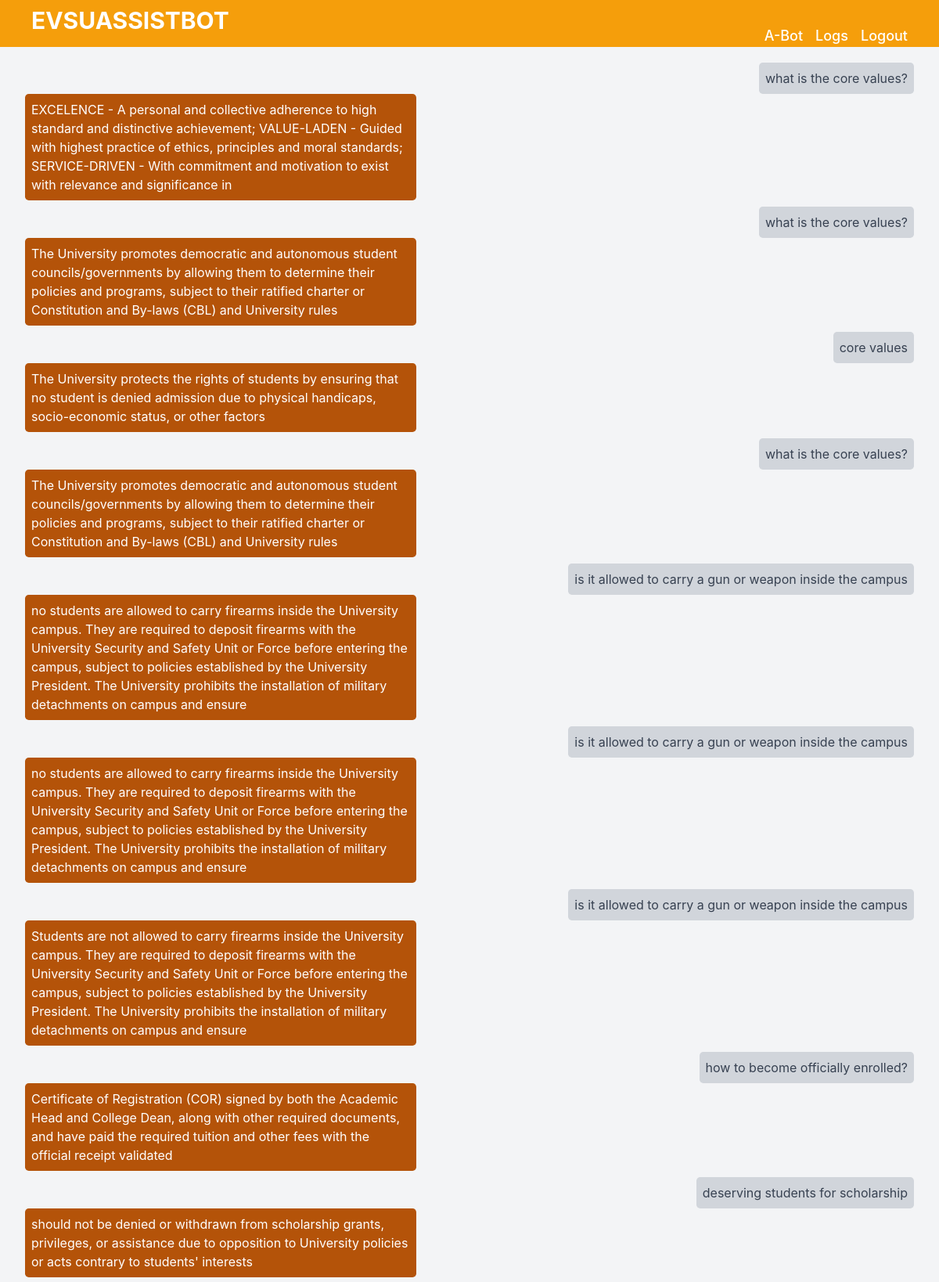
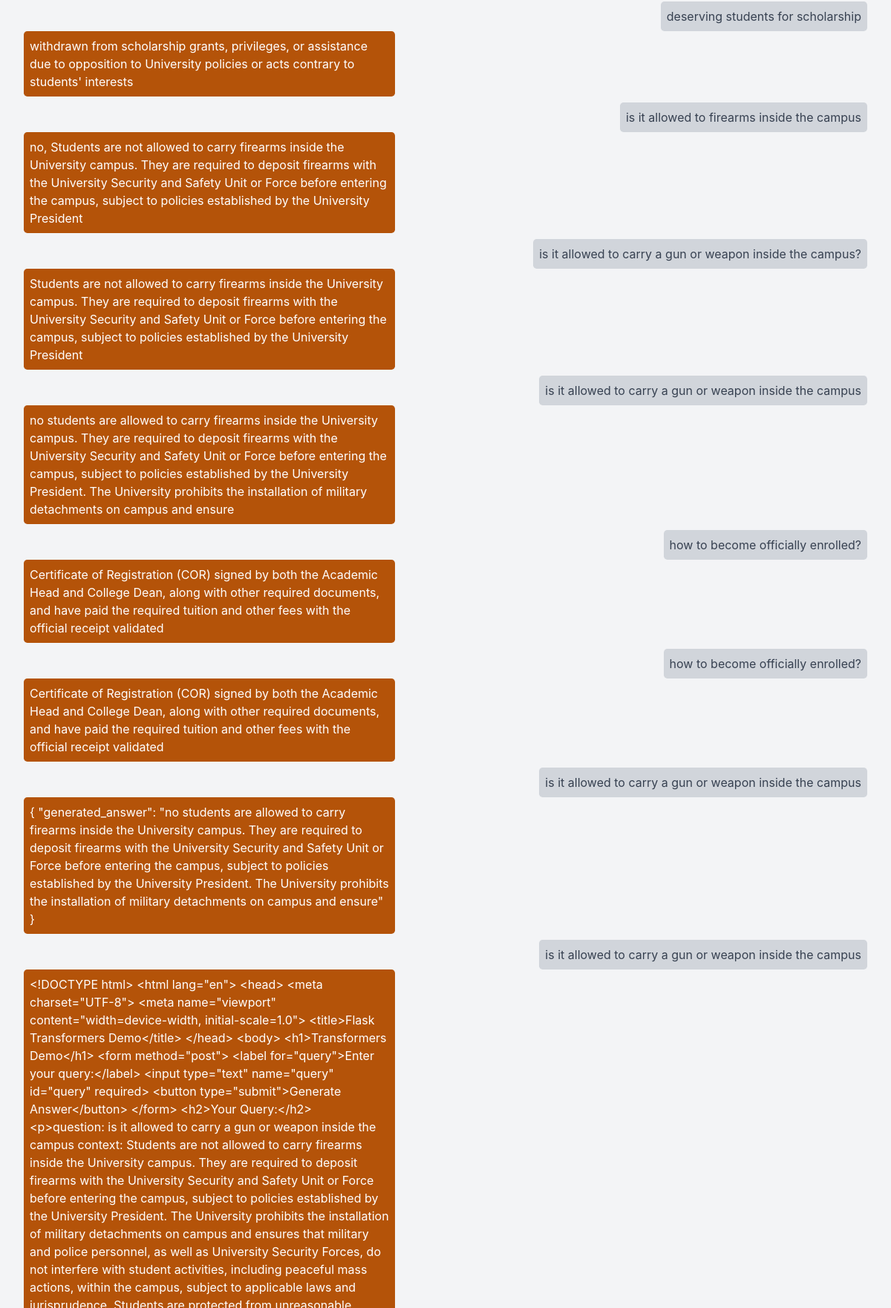
Screenshot of /log/ (signed in, upper part) with the database file from the repository (2 pictures, top to bottom).
### bot/models.py (models this page shows, shortened)
class Log(models.Model):
    bot = models.CharField(max_length=2000)
    question = models.CharField(max_length=1000)
    created_at = models.DateTimeField(auto_now_add=True)
    user = models.ForeignKey(
      settings.AUTH_USER_MODEL,
      on_delete=models.CASCADE,
    )
    class Meta:
        ordering = ('-created_at',)

### bot/views.py (the view)
# urls.py: path('log/', views.log, name='log'),
def log(request):
    if request.user.is_authenticated and request.user.is_active:
        user = request.user.id
        messages = Log.objects.filter(user=user)
        return render(request, "log.html", {'conv': messages})
    else:
        return redirect('login')

### templates/log.html (shortened to what this page needs)
{% extends 'base.html' %}
{% block content %}
<div id="chat-container" class="flex-1 px-8 py-3 mt-16">
    <div class="flex flex-col mb-2">
        {% for item in conv %}
        <div class="flex items-end justify-end">
            <div class=" message-container bg-gray-300 text-gray-700 p-2 rounded-lg" data-content="{{ message.question }}" style="max-width: 500px;">
                <p>{{ item.question }}</p>
            </div>
        </div>
        <div class="flex items-start mb-2">
            <div class="bg-amber-700 text-white p-2 rounded-lg " style="max-width: 500px;">
                <p>{{ item.bot }}</p>
            </div>
        </div>
        {% endfor %}
    </div>
</div>
{% endblock %}

### templates/base.html (shortened to what this page needs)
<!DOCTYPE html>
<html lang="en">
    {% load static %}
<head>
    <script src="https://cdn.tailwindcss.com"></script>
    <link rel="stylesheet" href="https://cdnjs.cloudflare.com/ajax/libs/font-awesome/5.15.3/css/all.min.css"/>
    <link rel="stylesheet" href="https://cdnjs.cloudflare.com/ajax/libs/animate.css/4.1.1/animate.min.css">
    <link href="/static/css/bootstrap.min.css" rel="stylesheet"/>
</head>
<body class="bg-gray-100 h-screen">
    <header class="topbar-nav">
        <nav class="navbar-expand fixed-top">
            <div class="flex justify-between space-y-8 bg-amber-500">
                <div class="pl-10 pt-2">
                    <a class="text-3xl  text-white font-bold hover:no-underline focus:outline-none focus:underline" href="{% url 'home' %}">EVSU<span class="text-white">ASSISTBOT</span></a>
                </div>
                    <ul class="menu flex space-x-4 pr-10 text-white text-lg">
                        <li><a class="hover:text-gray-600 hover:no-underline" href="{% url 'a-bot' %}">A-Bot</a></li>
                        <li><a class="hover:text-gray-600 hover:no-underline" href="{% url 'log' %}">Logs</a></li>
                        <li><a class="hover:text-gray-600 hover:no-underline" href="{% url 'signout' %}">Logout</a></li>
                    </ul>
            </div>
        </nav>
    </header>
    {% block content %}
    {% endblock %}
</body>
</html>

### templates/base.html (style rules this page uses)
.menu li a { display: block; color: #fff; font-size: 18px; font-weight: 500; }

### rows the page displays
Log: question "what is the core values?", bot "EXCELENCE - A personal and collective adherence to high standard and distinctive achievement; VALUE-LADEN - Guided with highest practice of ethics, principles and moral standards; SERVICE-DRIVEN - With commitment and motivation to exist with relevance and significance in"
Log: question "what is the core values?", bot "The University promotes democratic and autonomous student councils/governments by allowing them to determine their policies and programs, subject to their ratified charter or Constitution and By-laws (CBL) and University rules"
Log: question "core values", bot "The University protects the rights of students by ensuring that no student is denied admission due to physical handicaps, socio-economic status, or other factors"
Log: question "what is the core values?", bot "The University promotes democratic and autonomous student councils/governments by allowing them to determine their policies and programs, subject to their ratified charter or Constitution and By-laws (CBL) and University rules"
Log: question "is it allowed to carry a gun or weapon inside the campus", bot "no students are allowed to carry firearms inside the University campus. They are required to deposit firearms with the University Security and Safety Unit or Force before entering the campus, subject to policies established by the University President. The University prohibits the installation of military detachments on campus and ensure"
Log: question "is it allowed to carry a gun or weapon inside the campus", bot "no students are allowed to carry firearms inside the University campus. They are required to deposit firearms with the University Security and Safety Unit or Force before entering the campus, subject to policies established by the University President. The University prohibits the installation of military detachments on campus and ensure"
Log: question "is it allowed to carry a gun or weapon inside the campus", bot "Students are not allowed to carry firearms inside the University campus. They are required to deposit firearms with the University Security and Safety Unit or Force before entering the campus, subject to policies established by the University President. The University prohibits the installation of military detachments on campus and ensure"
Log: question "how to become officially enrolled?", bot "Certificate of Registration (COR) signed by both the Academic Head and College Dean, along with other required documents, and have paid the required tuition and other fees with the official receipt validated"
Log: question "deserving students for scholarship", bot "should not be denied or withdrawn from scholarship grants, privileges, or assistance due to opposition to University policies or acts contrary to students' interests"
Log: question "deserving students for scholarship", bot "withdrawn from scholarship grants, privileges, or assistance due to opposition to University policies or acts contrary to students' interests"
Log: question "is it allowed to firearms inside the campus", bot "no, Students are not allowed to carry firearms inside the University campus. They are required to deposit firearms with the University Security and Safety Unit or Force before entering the campus, subject to policies established by the University President"
Log: question "is it allowed to carry a gun or weapon inside the campus?", bot "Students are not allowed to carry firearms inside the University campus. They are required to deposit firearms with the University Security and Safety Unit or Force before entering the campus, subject to policies established by the University President"
Log: question "is it allowed to carry a gun or weapon inside the campus", bot "no students are allowed to carry firearms inside the University campus. They are required to deposit firearms with the University Security and Safety Unit or Force before entering the campus, subject to policies established by the University President. The University prohibits the installation of military detachments on campus and ensure"
Log: question "how to become officially enrolled?", bot "Certificate of Registration (COR) signed by both the Academic Head and College Dean, along with other required documents, and have paid the required tuition and other fees with the official receipt validated"
Log: question "how to become officially enrolled?", bot "Certificate of Registration (COR) signed by both the Academic Head and College Dean, along with other required documents, and have paid the required tuition and other fees with the official receipt validated"
Log: question "is it allowed to carry a gun or weapon inside the campus", bot "{ \"generated_answer\": \"no students are allowed to carry firearms inside the University campus. They are required to deposit firearms with the University Security and Safety Unit or Force before entering the campus, subject to policies established by the University President. The University prohibits the installation of military detachments on campus and ensure\" }"
Log: question "is it allowed to carry a gun or weapon inside the campus"
